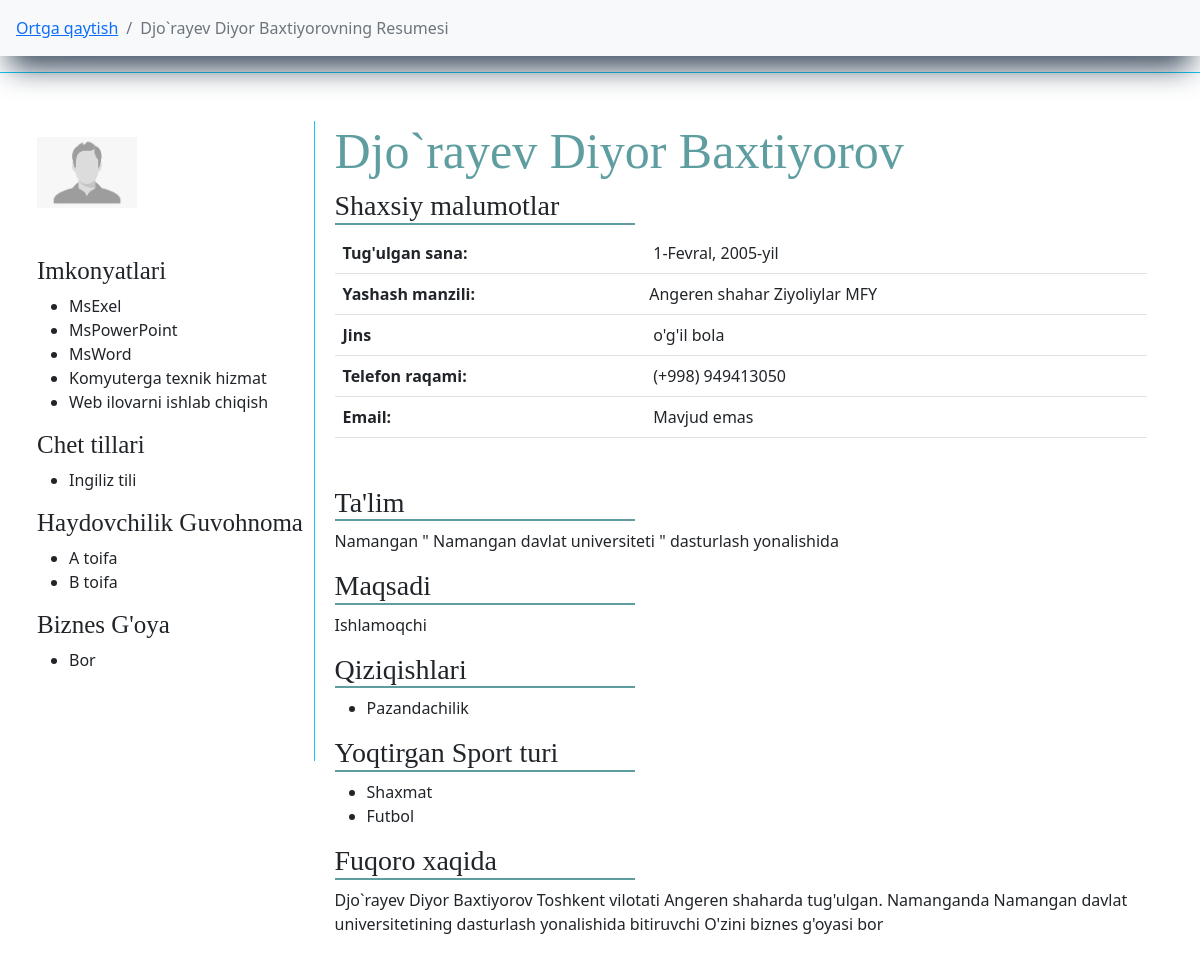
/bitiruvchilar/jadval/universitet/bitiruvchi/35/ (signed in), run on the app's committed database.
### main/models.py (models this page shows, shortened)
class Bitiruvchi(models.Model):
    f_name = models.CharField(max_length=l, verbose_name="F.I.Sh")
    img  = models.ImageField(default='default/default.png', upload_to='bitiruvchilar-foto/', verbose_name="Rasm")
    t_sana = models.DateField(verbose_name="Tug'ulgan sana", null=True, blank=True)
    jins = models.CharField(max_length=l, choices=jins, verbose_name="Jinsi", default="o'g'il bola")
    tuman = models.ForeignKey(TumanVaShahar, on_delete=models.CASCADE, verbose_name="Yashaydigan tuman(shahar)")
    mahalla = models.ForeignKey(Mahalla, on_delete=models.CASCADE, verbose_name="Mahalla Nomi")
    uy = models.CharField(max_length=l, null=True, blank=True, verbose_name="Ko'cha nomi 45uy")
    phone = models.CharField(max_length=9, verbose_name="Telefon raqam (+998) ", null=True, blank=True)
    email = models.EmailField(max_length=l, verbose_name="E-Pochta", null=True, blank=True)
    imkonyat = models.ManyToManyField(Imkonyat, related_name="abilty", verbose_name="Kompyuter bilimi")
    qiziqish = models.ForeignKey(Qiziqish, related_name="interest", on_delete=models.CASCADE, verbose_name="Qiziqish")
    sport = models.ManyToManyField(Sport, related_name="sport", verbose_name="Qiziqadigan sport turi")
    chettili = models.ManyToManyField(ChetTili, related_name="f_lang")
    idea = models.CharField(verbose_name="Biznes g'oya", max_length=l, choices=yesNo, default="Yoq")
    short_f = models.CharField(max_length=10000, verbose_name="Bizness g'oya haqqida qisqacha (agar bor bo'lsa)", null=True, blank=True)
    add_time = models.DateTimeField(auto_now_add=True)
    def __str__(self):
        return self.f_name

class AutoTime(models.Model):
    name = models.CharField(max_length=l, verbose_name="Nomi")
    add_time = models.DateTimeField(auto_now_add=True)
    def __str__(self):
        return self.name

class Imkonyat(AutoTime):
    def __str__(self):
        return super().__str__()

class AutoTime(models.Model):
    name = models.CharField(max_length=l, verbose_name="Nomi")
    add_time = models.DateTimeField(auto_now_add=True)
    def __str__(self):
        return self.name

class ChetTili(AutoTime):
    def __str__(self):
        return super().__str__()

class DriverLicense(AutoTime):
    def __str__(self):
        return super().__str__()

class TumanVaShahar(AutoTime):
    status = models.CharField(max_length=l, choices=t_sh, default="shaxar")
    def __str__(self):
        return f"{super().name} {self.status}"

class UniversitetBitiruvchisi(Bitiruvchi):
    vil = models.ForeignKey(Vil, on_delete=models.SET_NULL, null=True, blank=True)
    universitet = models.ForeignKey(Universitet, on_delete=models.CASCADE, verbose_name="Bitirayotgan OTM", null=True, blank=True)
    stu_way = models.CharField(max_length=l, null=True, blank=True, verbose_name="Mutaxasislik")
    other_un = models.CharField(max_length=l, null=True, blank=True, verbose_name="ChetEl OTM")
    stu_way_ch = models.CharField(max_length=l, null=True, blank=True, verbose_name="Mutaxasislik")
    maqsad = models.CharField(max_length=l, choices=aim, default="Ishlamoqchi", verbose_name="Maqsadi")
    guvohnoma = models.ManyToManyField(DriverLicense, related_name="guvohnomaU", verbose_name="Haydovchilik Guvohnomasi")
    universiteT = models.CharField(max_length=l, null=True, blank=True, verbose_name="Bitirayotgan OTM",)
    def __str__(self):
        return super().__str__()

class Sport(AutoTime):
    def __str__(self):
        return super().__str__()

### main/views.py (the view)
# urls.py: path("jadval/universitet/bitiruvchi/<pk>/", ResumeUniversitetTable, name="RUT"),
def ResumeUniversitetTable(request, pk):
    univer_b = UniversitetBitiruvchisi.objects.get(pk=pk)
    return render(request, 'cv/resume_univer_table.html', {
        'object': univer_b,
    })

### main/custom_context_processor.py (called while the page is built)
def data_avalible(request):
    all_tumanlar = TumanVaShahar.objects.all().order_by('name')
    context = {
        'all_tumanlar':all_tumanlar,
    }
    return context

### main/models.py (called while the page is built)
    def __str__(self):
        return f"{super().__str__()} MFY"

    def __str__(self):
        return super().__str__()

    def __str__(self):
        return super().__str__()

    def __str__(self):
        return super().__str__()

### templates/cv/resume_univer_table.html (shortened to what this page needs)
{% extends "main.html" %}
{% block content %}
<nav aria-label="breadcrumb" class="sticky-top bg-light">
    <ol class="breadcrumb p-3">
      <li class="breadcrumb-item"><a href="{% url 'F' %}">Ortga qaytish</a></li>
      <li class="breadcrumb-item active" aria-current="page">{{ object }}ning Resumesi</li>
    </ol>
</nav>
<div class="row">
    <div class="shadow_light col-xxl-5 m-auto p-5 border border-info">
        <div class="img-name pe-3">
            <div class="img border-end border-info pt-3">
                <img src="{{ object.img.url }}" width="100" alt="">
                <div class="imkonyat">
                    <h3>Imkonyatlari</h3>
                    <ul>
                        {% for i in object.imkonyat.all %}
                            <li>{{ i }}</li>
                        {% endfor %}
                    </ul>
                    <h3>Chet tillari</h3>
                    <ul>
                        {% for i in object.chettili.all %}
                            <li>{{ i }}</li>
                        {% endfor %}
                    </ul>
                    <h3>Haydovchilik Guvohnoma</h3>
                    <ul>
                        {% for i in object.guvohnoma.all %}
                            <li>{{ i }} toifa</li>
                        {% empty %}
                            <li>Guvohnoma mavjud emas</li>
                        {% endfor %}
                    </ul>
                    <h3>Biznes G'oya</h3>
                    <ul>
                        <li>{{ object.idea }}</li>
                    </ul>
                </div>
            </div>
            <div class="name">
                <div class="user-name">
                    <h1 class="ism">{{ object.f_name }}</h1>
                </div>
                <div class="data">
                    <h3>Shaxsiy malumotlar</h3>
                    <table class="table">
                        <tr>
                            <th>Tug'ulgan sana: </th>
                            {% if object.t_sana %}
                                <td>{{ object.t_sana }}</td>
                            {% else %}
                                <td>Mavjud emas</td>
                            {% endif %}
                        </tr>
                        <tr>
                            <th>Yashash manzili: </th>
                            {% if object.uy %}
                                <td class="ps-1"> {{ object.tuman }} {{ object.mahalla }} {{ object.uy }}</td>
                            {% else %}
                                <td class="ps-1"> {{ object.tuman }} {{ object.mahalla }}</td>
                            {% endif %}
                        </tr>
                        <tr>
                            <th>Jins</th>
                            <td>{{ object.jins }}</td>
                        </tr>
                        <tr>
                            <th>Telefon raqami: </th>
                            <td>(+998) {{ object.phone }}</td>
                        </tr>
                        <tr>
                            <th>Email: </th>
                            {% if object.email %}
                                <td>{{ object.email }}</td>
                            {% else %}
                                <td>Mavjud emas</td>
                            {% endif %}
                        </tr>
                    </table>
                    <div class="info-data">
                    <h3 class="">
                        Ta'lim
                    </h3>
                    {% if object.universiteT %}
                        <p>
                            "{{ object.universiteT }} " ---- {{ object.stu_way }} yonalishida
                        </p>
                    {% elif object.universitet %}
                        <p>
                            {{ object.vil }} " {{ object.universitet }} " {{ object.stu_way }} yonalishida
                        </p>
                    {% else %}
                        <p>
                            {{ object.other_un }} --- {{ object.stu_way_ch }}
                        </p>
                    {% endif %}
                    <h3>Maqsadi</h3>
                    <p>
                        {{ object.maqsad }}
                    </p>
                    <h3>Qiziqishlari</h3>
                    <ul>
                        <li>
                            {{ object.qiziqish }}
                        </li>
                    </ul>
                    <h3>Yoqtirgan Sport turi</h3>
                    <ul>
                        {% for i in object.sport.all %}
                            <li>{{ i }}</li>
                        {% empty %}
                            <li>malumot mavjud emas</li>
                        {% endfor %}
                    </ul>
                        <h3>Fuqoro xaqida</h3>
                        <p>
                        {{ object.f_name }} Toshkent vilotati {{ object.tuman }}da tug'ulgan.
                        {% if object.universitet %}
                            {{ object.vil }}da {{ object.universitet }}ning {{ object.stu_way }}
                            yonalishida bitiruvchi
                        {% else %}
                            {{ object.universiteT }}ning {{ object.stu_way }} yonalishida bituruvchi.
                        {% endif %}
                        {% if object.idea == 'Bor' %}
                            O'zini biznes g'oyasi bor
                        {% endif %}
                        </p>
                    </div>
                </div>
            </div>
        </div>
    </div>
</div>
{% endblock %}

### static/css/style.css (style rules this page uses)
body { overflow-x: hidden; }
h1 { font-weight: 500 !important; }
nav { box-shadow: rgb(38, 57, 77) 0px 20px 30px -10px; }
a { text-decoration: none; }
.img-name { width: 100%; display: inline-flex; justify-content: space-between; }
.img { width: 25%; height: 80vh; }
.name { width: 75%; padding-left: 20px; }
.ism { font-size: 50px; color: cadetblue; font-family: fantasy; }
.info-data h3, .data h3 { width: 300px; font-family: serif; border-bottom: 2px solid cadetblue; }
.imkonyat h3 { font-size: 25px; font-family: serif; }
.shadow_light { box-shadow: rgba(255, 255, 255, 0.1) 0px 1px 1px 0px inset, rgba(50, 50, 93, 0.25) 0px 50px 100px -20px, rgba(0, 0, 0, 0.3) 0px 30px 60px -30px; }
@media only screen and (max-width: 1290px) { body { overflow-x: scroll; } }
@media only screen and (max-width: 1290px) { .ism { font-size: 50px; } }

### data on the page
Bitiruvchi: f_name "Djo`rayev Diyor Baxtiyorov", img (placeholder picture), idea "Bor", t_sana "1-Fevral, 2005-yil", tuman "Angeren shahar", mahalla "Ziyoliylar MFY", jins "o'g'il bola", phone "949413050", qiziqish "Pazandachilik"
Imkonyat: name "MsExel"
Imkonyat: name "MsPowerPoint"
Imkonyat: name "MsWord"
Imkonyat: name "Komyuterga texnik hizmat"
Imkonyat: name "Web ilovarni ishlab chiqish"
ChetTili: name "Ingiliz tili"
DriverLicense: name "A"
DriverLicense: name "B"
UniversitetBitiruvchisi: vil "Namangan", universitet "Namangan davlat universiteti", stu_way "dasturlash", maqsad "Ishlamoqchi"
Sport: name "Shaxmat"
Sport: name "Futbol"
